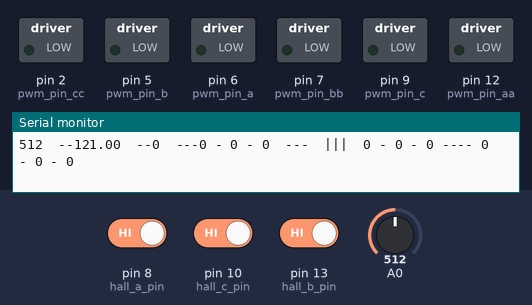
Bench run of a sketch on a simulated Arduino Uno, built with avr-gcc and run on an emulated ATmega328P. Shown: switched loads named in the sketch (green lamp = pin HIGH), the last lines printed to the serial monitor. Inputs (shaded band) come from the test bench; at power-on: pin 8 (hall_a_pin) HIGH, A0 = 512, pin 10 (hall_c_pin) HIGH, pin 13 (hall_b_pin) HIGH.

Above: at 1.2 s.
1.3 s: pin 8 (hall_a_pin) driven LOW
At 1.9 s:
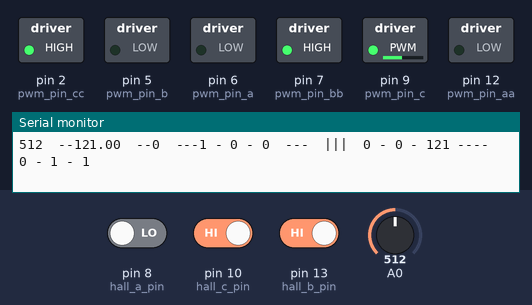
2.8 s: A0 set to 306
At 3.4 s:
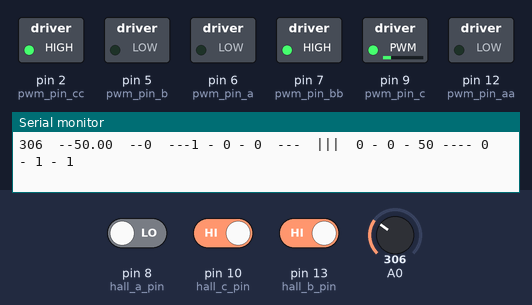
4.3 s: pin 10 (hall_c_pin) driven LOW
At 5.5 s:
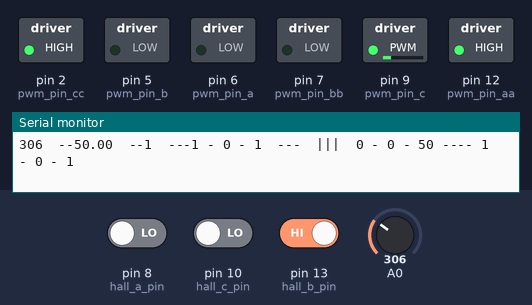
5.8 s: A0 set to 122
At 6.7 s:
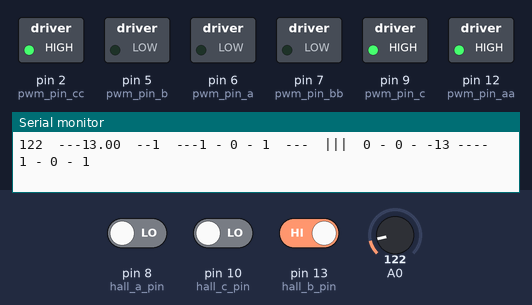
7.3 s: pin 8 (hall_a_pin) driven HIGH
At 8.2 s:
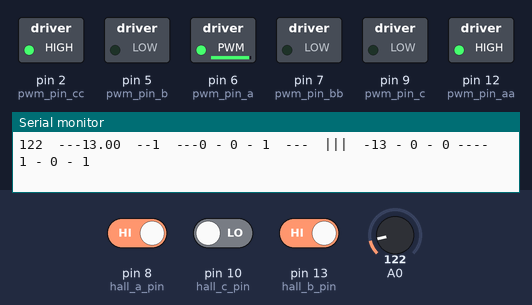
8.8 s: pin 13 (hall_b_pin) driven LOW
At 9.7 s:
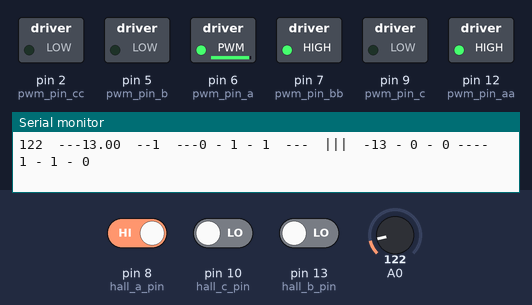
Timing chart, 0 to 11.3 s (numbered marks = the images above; inputs shaded):
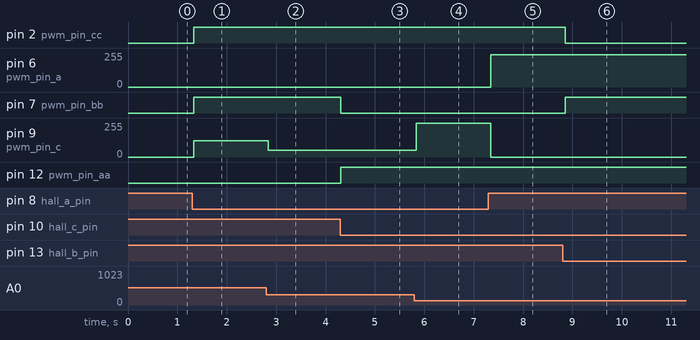

The sketch:

BLDC_Arduino.ino
```cpp
/**********************************************

Project Name: BLDC controller
Author: Elyos team assfasfas
Date: 2022-03-03
Microcontroller: ESP 32
Description: A BLDC controller version 3

*************************************************/


 /*
  Pinout:
  - GPIO 21: Hall A
  - GPIO 19: Hall B
  - GPIO 18: Hall C
  - GPIO 34: PWM de la fase A
  - GPIO 32: PWM de la fase B
  - GPIO 26: PWM de la fase C
  - GPIO 34: PWM de la fase AA
  - GPIO 32: PWM de la fase BB
  - GPIO 26: PWM de la fase CC
  - GPIO 22: Pin del potenciómetro
 */

const int pot_pin = 0;              // Potentiometer pin
const float pwm_min = 0.0;           // Minimum PWM duty cycle
const float pwm_max = 255.0;         // Maximum PWM duty cycle
const float pwm_frequency = 1000;  // PWM frequency in Hz
const int num_poles = 8;              // Number of poles in the motor
const int num_comm_steps = 7;         // Number of commutation steps
const int hall_a_pin = 8;            // Hall sensor A pin
const int hall_b_pin = 13;            // Hall sensor B pin
const int hall_c_pin = 10;            // Hall sensor C pin
const int pwm_pin_c = 9;             // PWM pin for phase A
const int pwm_pin_b = 5;             // PWM pin for phase B //7
const int pwm_pin_a = 6;             // PWM pin for phase C //5

//Fasess prueba
const int pwm_pin_cc = 2;             // PWM pin for phase A
const int pwm_pin_bb = 7;             // PWM pin for phase B
const int pwm_pin_aa = 12;             // PWM pin for phase C


int AH, AL, BH, BL, CH, CL;
float phase_a_duty, phase_b_duty, phase_c_duty;
float pwm_duty = 0;
/*
  Tabla de conmutación

  Ciclos de trabajo para cada fase en cada paso de conmutación.
  Cada fila de la tabla representa un paso de conmutación, y cada columna representa una fase
  del motor.
*/

//Fases prueba nuestro gate driver
/*const int commutation_table[num_comm_steps][7] = {
  {0, 1, 2, 1, 1, 0},
  {1, 0, 2, 1, 1, 0},
  {1, 2, 0, 1, 0, 1},
  {0, 2, 1, 1, 0, 1},
  {2, 0, 1, 0, 1, 1},
  {2, 1, 0, 0, 1, 1},
  {0, 0, 0, 0, 0, 0}

};

const int commutation_table_reverseC[num_comm_steps][7] = {
  {0, 2, 1, 1, 0, 1},
  {1, 2, 0, 1, 0, 1},
  {1, 0, 2, 1, 1, 0},
  {0, 1, 2, 1, 1, 0},
  {2, 1, 0, 0, 1, 1},
  {2, 0, 1, 0, 1, 1},
  {0, 0, 0, 0, 0, 0}

};

const int commutation_table_a[num_comm_steps][7] = {
  {0, 2, 1, 1, 0, 1},
  {2, 0, 1, 0, 1, 1},
  {2, 1, 0, 0, 1, 1},
  {0, 1, 2, 1, 1, 0},
  {1, 0, 2, 1, 1, 0},
  {1, 2, 0, 1, 0, 1},
  {0, 0, 0, 1, 1, 1}

};
*/

const int commutation_table[num_comm_steps][7] = {
  {0, 0, 2, 1, 0, 1},
  {2, 0, 0, 1, 0, 1},
  {2, 0, 0, 1, 1, 0},
  {0, 2, 0, 1, 1, 0},
  {0, 2, 0, 0, 1, 1},
  {0, 0, 2, 0, 1, 1},
  {0, 0, 0, 0, 0, 0}
};

void setup() {
  Serial.begin(9600);

  //pinMode(A0, INPUT);
  pinMode(hall_a_pin, INPUT);
  pinMode(hall_b_pin, INPUT);
  pinMode(hall_c_pin, INPUT);
  pinMode(pwm_pin_a, OUTPUT);
  pinMode(pwm_pin_b, OUTPUT);
  pinMode(pwm_pin_c, OUTPUT);

  //.....Fases prueba
  pinMode(pwm_pin_aa, OUTPUT);
  pinMode(pwm_pin_bb, OUTPUT);
  pinMode(pwm_pin_cc, OUTPUT);
}

/*
  Decteccion de fase por medio de sensores hall y asignacion de paso siguiente del motor
*/

void loop() {
  int hall_a_val = !digitalRead(hall_a_pin);
  int hall_b_val = !digitalRead(hall_b_pin);
  int hall_c_val = !digitalRead(hall_c_pin);


  /*
  float hall_c_val_raw = analogRead(hall_c_pin);
  int hall_c_val = 0;
  if(hall_c_val_raw > 1000){
    hall_c_val = 0;
  }
  else{
    hall_c_val = 1;
  }
*/

  /*
  float hall_c_val_raw = analogRead(hall_c_pin);
  int hall_c_val = 0;
  if(hall_c_val_raw > 1000){
    hall_c_val = 0;
  }
  else{
    hall_c_val = 1;
  }
*/
  int hall_state = (hall_a_val << 2) | (hall_b_val << 1) | hall_c_val;
  int commutation_step = 0;
  switch (hall_state) {
    case 0b101:
      commutation_step = 0;
      break;
    case 0b001:
      commutation_step = 1;
      break;
    case 0b011:
      commutation_step = 2;
      break;
    case 0b010:
      commutation_step = 3;
      break;
    case 0b110:
      commutation_step = 4;
      break;
    case 0b100:
      commutation_step = 5;
      break;
    default:
      commutation_step = 6;
    break;
  }

/*
  Mapeo de la señal analogica del potenciometro (acelerador) a un valor dentro de la resolucion de pwm
  como el valor del duty cycle

  Rango de lectura para el potenciometro de 0 - 4095 (12 bits)
  Rango de convercion 0 - 255 (pwm_min - pwm_max)
*/

  int pot_val = analogRead(A0);
  pwm_duty = map(pot_val, 160, 900, pwm_min, pwm_max);

  AH = commutation_table[commutation_step][0];
  AL = commutation_table[commutation_step][3];
  BH = commutation_table[commutation_step][1];
  BL = commutation_table[commutation_step][4];
  CH = commutation_table[commutation_step][2];
  CL = commutation_table[commutation_step][5];

/*
  if(AH == 2){
      phase_a_duty =  pwm_duty;
      analogWrite(pwm_pin_a, phase_a_duty);
    }
  else{
      phase_a_duty = AH;
      digitalWrite(pwm_pin_a, AH);
     }

  if(BH == 2){
      phase_b_duty = pwm_duty;
      analogWrite(pwm_pin_b, phase_b_duty);
    }
  else{
      phase_b_duty = BH;
      digitalWrite(pwm_pin_b, BH);
    }

  if(CH == 2){
      phase_c_duty = pwm_duty;
      analogWrite(pwm_pin_c, phase_c_duty);
    }
  else{
      phase_c_duty = CH;
      digitalWrite(pwm_pin_c, CH);
    }
    */

  int phase_a_duty = AH * pwm_duty /2;
  int phase_b_duty = BH * pwm_duty /2;
  int phase_c_duty = CH * pwm_duty /2;
  int phase_aa_duty = AL;
  int phase_bb_duty = BL;
  int phase_cc_duty = CL;

  analogWrite(pwm_pin_a, phase_a_duty);
  analogWrite(pwm_pin_b, phase_b_duty);
  analogWrite(pwm_pin_c, phase_c_duty);

  digitalWrite(pwm_pin_aa, phase_aa_duty);
  digitalWrite(pwm_pin_bb, phase_bb_duty);
  digitalWrite(pwm_pin_cc, phase_cc_duty);
  //delayMicroseconds(5);

  Serial.print(pot_val);
  Serial.print("\t--");
  Serial.print(pwm_duty);
  Serial.print("\t--");
  Serial.print(hall_c_val);
  Serial.print("\t---");
  Serial.print(hall_a_val);
  Serial.print(" - ");
  Serial.print(hall_b_val);
  Serial.print(" - ");
  Serial.print(hall_c_val);
  Serial.print("\t---");

  //Serial.println(hall_state, BIN);

  Serial.print("\t|||\t");
  Serial.print(phase_a_duty);
  Serial.print(" - ");
  Serial.print(phase_b_duty);
  Serial.print(" - ");
  Serial.print(phase_c_duty);

  //........Fases prueba
  Serial.print(" ---- ");
  Serial.print(phase_aa_duty);
  Serial.print(" - ");
  Serial.print(phase_bb_duty);
  Serial.print(" - ");
  Serial.println(phase_cc_duty);
  //delay(10);


}
```

Measured:
- after the input at 1.3 s, pin 2 (pwm_pin_cc), pin 7 (pwm_pin_bb): LOW → HIGH at once; pin 9 (pwm_pin_c): 0/255 → 121/255 at once
- after the input at 2.8 s, pin 9 (pwm_pin_c): 121/255 → 50/255 at once
- after the input at 4.3 s, pin 7 (pwm_pin_bb): HIGH → LOW at once; pin 12 (pwm_pin_aa): LOW → HIGH at once
- after the input at 5.8 s, pin 9 (pwm_pin_c): 50/255 → 255/255 at once
- after the input at 7.3 s, pin 6 (pwm_pin_a): 0/255 → 243/255 after 0.05 s; pin 9 (pwm_pin_c): 255/255 → 0/255 after 0.05 s
- after the input at 8.8 s, pin 2 (pwm_pin_cc): HIGH → LOW after 0.06 s; pin 7 (pwm_pin_bb): LOW → HIGH after 0.06 s
